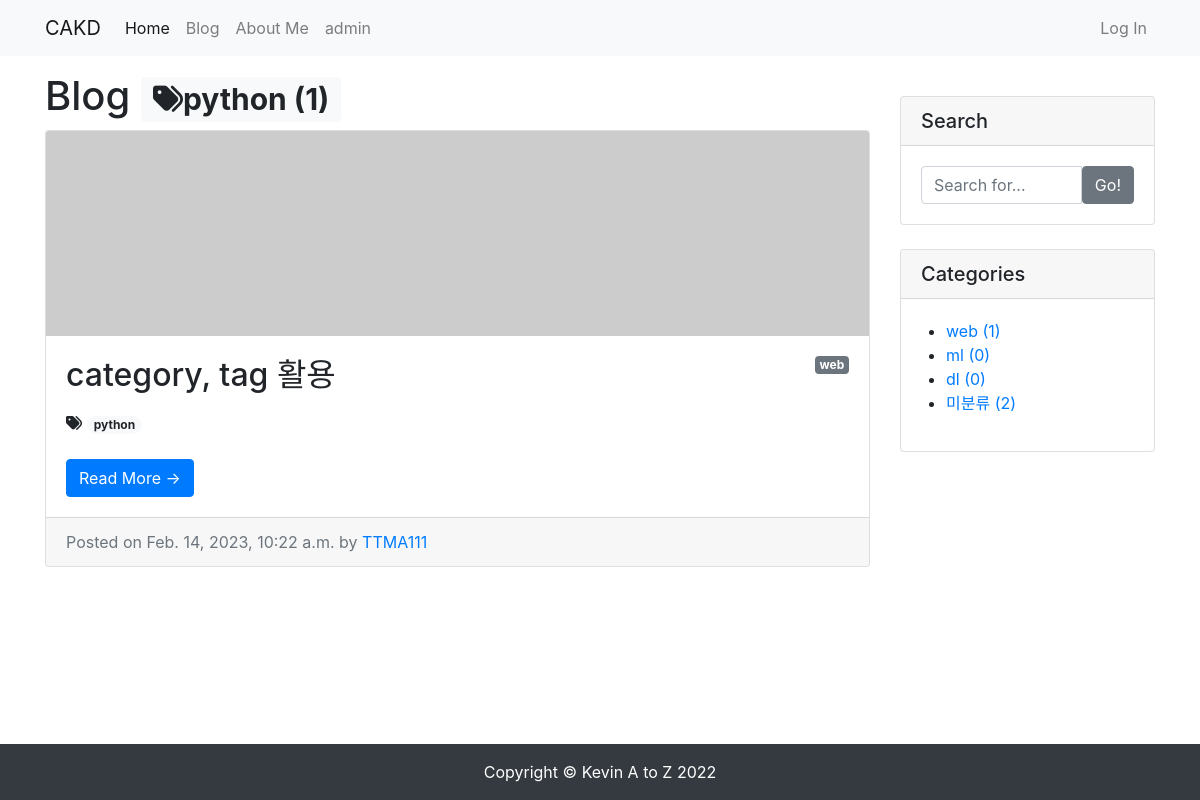
Screenshot of /blog/tag/python/ with the database file from the repository.
### blog/models.py (models this page shows, shortened)
class Tag(models.Model):
    name = models.CharField(max_length=50)
    slug = models.SlugField(max_length=200, unique=True, allow_unicode=True)
    def __str__(self):
        return self.name
    def get_absolute_url(self):
        return f'/blog/tag/{self.slug}/'

class Post(models.Model):
    title = models.CharField(max_length=30)
    hook_text = models.CharField(max_length=100, blank=True)
    content = models.TextField()
    head_image = models.ImageField(upload_to='blog/images/%Y/%m/%d/', blank=True)
    file_upload = models.FileField(upload_to='blog/files/%Y/%m/%d/', blank=True)
    created_at = models.DateTimeField(auto_now_add=True)
    updated_at = models.DateTimeField(auto_now=True)
    author = models.ForeignKey(User, null=True, on_delete=models.SET_NULL)
    category = models.ForeignKey(Category, null=True, blank=True, on_delete=models.SET_NULL)
    tags = models.ManyToManyField(Tag, blank=True)
    def get_absolute_url(self): # 객체의 상세 페이지로 이동 할 수 있는 링크를 만들 수 있음, url 생성 규칙을 정의하는 메서드
        return f'/blog/{self.pk}/'
    def get_content_markdown(self):
        return markdown(self.content)

class Category(models.Model):
    name = models.CharField(max_length=50, unique=True)
    slug = models.SlugField(max_length=200, unique=True, allow_unicode=True)
    def __str__(self):
        return self.name
    def get_absolute_url(self):
        return f'/blog/category/{self.slug}/'
    class Meta:
        verbose_name_plural = 'categories'

### blog/views.py (the view)
# urls.py: path('tag/<str:slug>/',views.tag_page),
def tag_page(request, slug):
    tag = Tag.objects.get(slug=slug)
    post_list = tag.post_set.all()
    return render(
        request,
        'blog/post_list.html',
        {
            'post_list': post_list,
            'tag': tag,
            'categories': Category.objects.all(),
            'no_category_post_count': Post.objects.filter(category=None).count(),
        }
    )

### blog/templates/blog/post_list.html (shortened to what this page needs)
{% extends 'blog/base.html' %}
{% block main_area %}
    <h1>Blog
        {% if tag %}<span class="badge badge-light"><i class="fas fa-tags"></i>{{ tag }} ({{ tag.post_set.count }})</span>{% endif %}
    </h1>
    {% if post_list.exists %}
    {% for p in post_list %}
    <div class="card mb-4" id="post-{{p.pk}}">
        {% if p.head_image %}
            <img class="card-img-top" src="{{ p.head_image.url }}" alt="{{ p }} head image">
        {% else %}
            <img class="card-img-top" src="https://picsum.photos/seed/{{ p.id }}/800/200" alt="random_image">
        {% endif %}
        <div class="card-body">
            {% if p.category %}
                <span class="badge badge-secondary float-right">{{ p.category }}</span>
            {% else %}
                <span class="badge badge-secondary float-right">미분류</span>
            {% endif %}
            <h2 class="card-title">{{ p.title}}</h2>
            {% if p.tags.exists %}
                        <i class="fas fa-tags"></i>
                        {% for tag in p.tags.iterator %}
                            <a href="{{ tag.get_absolute_url }}"><span class="badge badge-pill badge-light">{{ tag }}</span></a>
                        {% endfor %}
                        <br/>
                        <br/>
                    {% endif %}
            <a href="{{ p.get_absolute_url }}" class="btn btn-primary">Read More &rarr;</a>
        </div>
        <div class="card-footer text-muted">
            Posted on {{ p.created_at}} by
            <a href="#">{{p.author | upper}}</a>
        </div>
    </div>
{% endfor %}
    {% else %}
        <h3>아직 게시물이 없습니다.</h3>
    {% endif %}
{% endblock %}

### blog/templates/blog/base.html (shortened to what this page needs)
<html lang="en">
<head>
    <link rel="stylesheet" href="https://cdn.jsdelivr.net/npm/bootstrap@4.5.3/dist/css/bootstrap.min.css">
</head>
<body>
    {% include 'blog/navbar.html'%}
    <div class="container my-3">
        <div class="row">
            <div class="col-md-8 col-lg-9" id="main-area">
                {% block main_area %}
                {% endblock %}
            </div>
            <div class="col-md-4 col-lg-3">
                <div class="card my-4">
                    <h5 class="card-header">Search</h5>
                    <div class="card-body">
                        <div class="input-group">
                            <input type="text" class="form-control" placeholder="Search for...">
                            <span class="input-group-btn">
                                    <button class="btn btn-secondary" type="button">Go!</button>
                                </span>
                        </div>
                    </div>
                </div>
                <div class="card my-4" id="categories-card">
                    <h5 class="card-header">Categories</h5>
                    <div class="card-body">
                        <div class="row">
                            <ul>
                                {% for category in categories %}
                                <li>
                                    <a href="{{ category.get_absolute_url }}">{{ category }} ({{ category.post_set.count }})</a>
                                </li>
                                {% endfor %}
                                <li>
                                    <a href="/blog/category/no_category/">미분류 ({{ no_category_post_count }})</a>
                                </li>
                            </ul>
                        </div>
                    </div>
                </div>
            </div>
        </div>
    </div>
    <div class="fixed-bottom">
    {% include 'blog/footer.html'%}
    </div>
</body>
</html>

### rows the page displays
Tag: name "python", post_set.count "1"
Post: category "web", title "category, tag 활용", created_at "Feb. 14, 2023, 10:22 a.m.", author "TTMA111"
Category: name "web", post_set.count "1"
Category: name "ml", post_set.count "0"
Category: name "dl", post_set.count "0"

### other values shown
{{ no_category_post_count }} "2"
